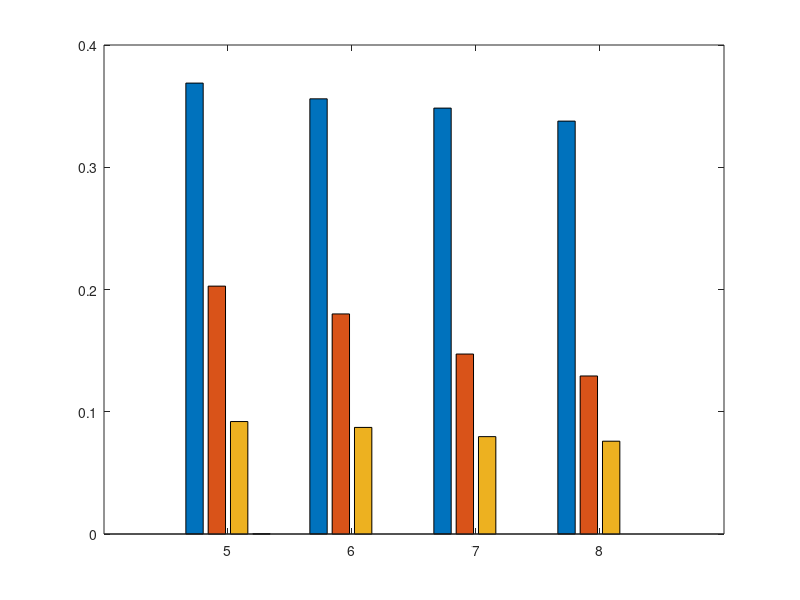

Here is the MATLAB script that generated this plot: (Note: this script raises an error after producing the figure.)
clear; close all; clc
textSize = 16;
linewid = 1;

% ISm-without sorting 5 6 7 8
% ISm-without perturbation 5 6 7 8
% ISm-RSS  5 6 7 8
% ISm-nothing 5 6 7 8

epiImpBMR = [
    1-0.6311598558 1-0.6440204327 1-0.6516200474 1-0.6622588489;
    1-0.7972380809 1-0.8199819712 1-0.8527919224 1-0.8707350128;
    1-0.9080061983 1-0.9128094059 1-0.9203488372 1-0.9240833333;
    0.00014 0 0 0;
%     1-0.6742966644 1-0.6858258929 1-0.6972803102 1-0.7078260281;
    ];
epi = [5 6 7 8];

figure(111)
bar(epi, epiImpBMR(1:4,:)', 'grouped')
hold on
ax = gca;
ax.YAxis.FontSize = 14;
ax.XAxis.FontSize = 14;
ax.YAxis.FontWeight = 'bold';
ax.XAxis.FontWeight = 'bold';
ax.LineWidth = 1;
ylim([0 0.7]);
legend('SIM-SKG w.o. Sorting and Perturbation', 'SIM-SKG w.o. Sorting', 'SIM-SKG w.o. Perturbation', 'SIM-SKG', 'FontSize',textSize-2, 'FontWeight','bold', 'Location','northeast')
xlabel('Episode Length', 'FontSize', 15, 'FontWeight','bold')
ylabel('BMR', 'FontSize',15, 'FontWeight','bold')
grid on
% for i=1:length(epiImpBMR)
%     text(epi(i)-0.25,epiImpBMR(1,i),strcat(num2str(epiImpBMR(1,i), '%.2g')), 'FontSize',12, 'FontWeight','bold', 'HorizontalAlignment', 'center', 'VerticalAlignment', 'bottom')
%     text(epi(i)-0.05,epiImpBMR(2,i),strcat(num2str(epiImpBMR(2,i), '%.2g')), 'FontSize',12, 'FontWeight','bold', 'HorizontalAlignment', 'center', 'VerticalAlignment', 'bottom')
%     text(epi(i)+0.25,epiImpBMR(3,i),strcat(num2str(epiImpBMR(3,i), '%.2g')), 'FontSize',12, 'FontWeight','bold', 'HorizontalAlignment', 'center', 'VerticalAlignment', 'bottom')
%     text(epi(i)+0.25,epiImpBMR(4,i),strcat(num2str(epiImpBMR(4,i), '%.2g')), 'FontSize',12, 'FontWeight','bold', 'HorizontalAlignment', 'center', 'VerticalAlignment', 'bottom')
% end

% 创建 text
text('VerticalAlignment','bottom',...
    'HorizontalAlignment','center',...
    'FontWeight','bold',...
    'FontSize',12,...
    'String','0.37',...
    'Position',[4.74082530372853 0.3688401442 1.4210854715202e-14]);

% 创建 text
text('VerticalAlignment','bottom',...
    'HorizontalAlignment','center',...
    'FontWeight','bold',...
    'FontSize',12,...
    'String','0.2',...
    'Position',[4.92247591118559 0.2027619191 1.4210854715202e-14]);

% 创建 text
text('VerticalAlignment','bottom',...
    'HorizontalAlignment','center',...
    'FontWeight','bold',...
    'FontSize',12,...
    'String','0.092',...
    'Position',[5.19495182237118 0.0919938017 1.4210854715202e-14]);

% 创建 text
text('VerticalAlignment','bottom',...
    'HorizontalAlignment','center',...
    'FontWeight','bold',...
    'FontSize',12,...
    'String','0.00014',...
    'Position',[5.35 0 0]);

% 创建 text
text('VerticalAlignment','bottom',...
    'HorizontalAlignment','center',...
    'FontWeight','bold',...
    'FontSize',12,...
    'String','0.36',...
    'Position',[5.73470883954755 0.355275341947887 1.4210854715202e-14]);

% 创建 text
text('VerticalAlignment','bottom',...
    'HorizontalAlignment','center',...
    'FontWeight','bold',...
    'FontSize',12,...
    'String','0.18',...
    'Position',[5.95 0.1800180288 0]);

% 创建 text
text('VerticalAlignment','bottom',...
    'HorizontalAlignment','center',...
    'FontWeight','bold',...
    'FontSize',12,...
    'String','0.087',...
    'Position',[6.18577712609971 0.0871905941 1.4210854715202e-14]);

% 创建 text
text('VerticalAlignment','bottom',...
    'HorizontalAlignment','center',...
    'FontWeight','bold',...
    'FontSize',12,...
    'String','0',...
    'Position',[6.25 0 0]);

% 创建 text
text('VerticalAlignment','bottom',...
    'HorizontalAlignment','center',...
    'FontWeight','bold',...
    'FontSize',12,...
    'String','0.35',...
    'Position',[6.73165060745706 0.3483799526 1.4210854715202e-14]);

% 创建 text
text('VerticalAlignment','bottom',...
    'HorizontalAlignment','center',...
    'FontWeight','bold',...
    'FontSize',12,...
    'String','0.15',...
    'Position',[6.95917469627147 0.1472080776 1.4210854715202e-14]);

% 创建 text
text('VerticalAlignment','bottom',...
    'HorizontalAlignment','center',...
    'FontWeight','bold',...
    'FontSize',12,...
    'String','0.08',...
    'Position',[7.15825303728529 0.0796511628 1.4210854715202e-14]);

% 创建 text
text('VerticalAlignment','bottom',...
    'HorizontalAlignment','center',...
    'FontWeight','bold',...
    'FontSize',12,...
    'String','0',...
    'Position',[7.25 0 0]);

% 创建 text
text('VerticalAlignment','bottom',...
    'HorizontalAlignment','center',...
    'FontWeight','bold',...
    'FontSize',12,...
    'String','0.34',...
    'Position',[7.74082530372853 0.3377411511 1.4210854715202e-14]);

% 创建 text
text('VerticalAlignment','bottom',...
    'HorizontalAlignment','center',...
    'FontWeight','bold',...
    'FontSize',12,...
    'String','0.13',...
    'Position',[7.95 0.1292649872 0]);

% 创建 text
text('VerticalAlignment','bottom',...
    'HorizontalAlignment','center',...
    'FontWeight','bold',...
    'FontSize',12,...
    'String','0.076',...
    'Position',[8.18577712609971 0.0759166667 1.4210854715202e-14]);

% 创建 text
text('VerticalAlignment','bottom',...
    'HorizontalAlignment','center',...
    'FontWeight','bold',...
    'FontSize',12,...
    'String','0',...
    'Position',[8.25 0 0]);

print('epiCSIwithout','-depsc')
